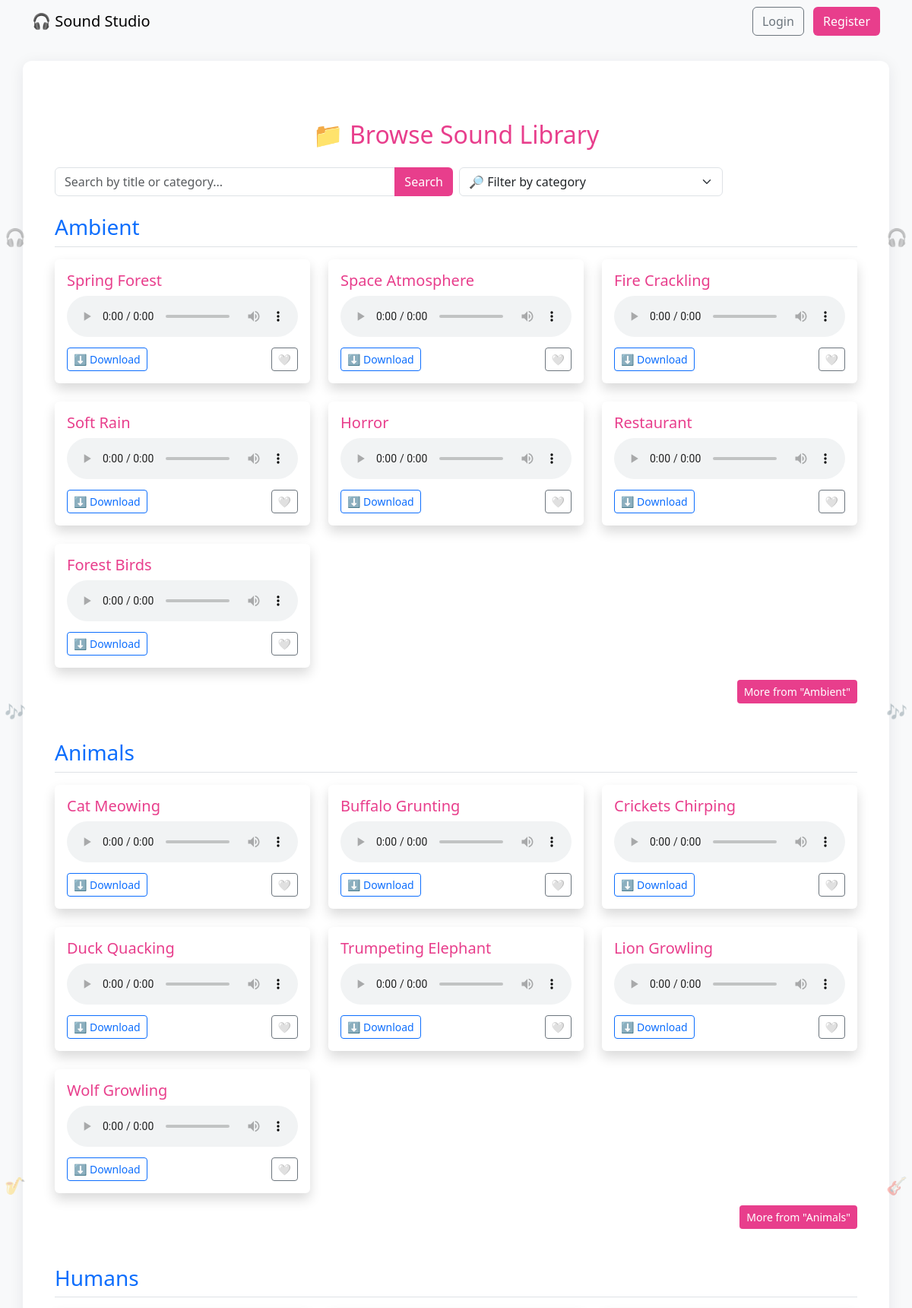
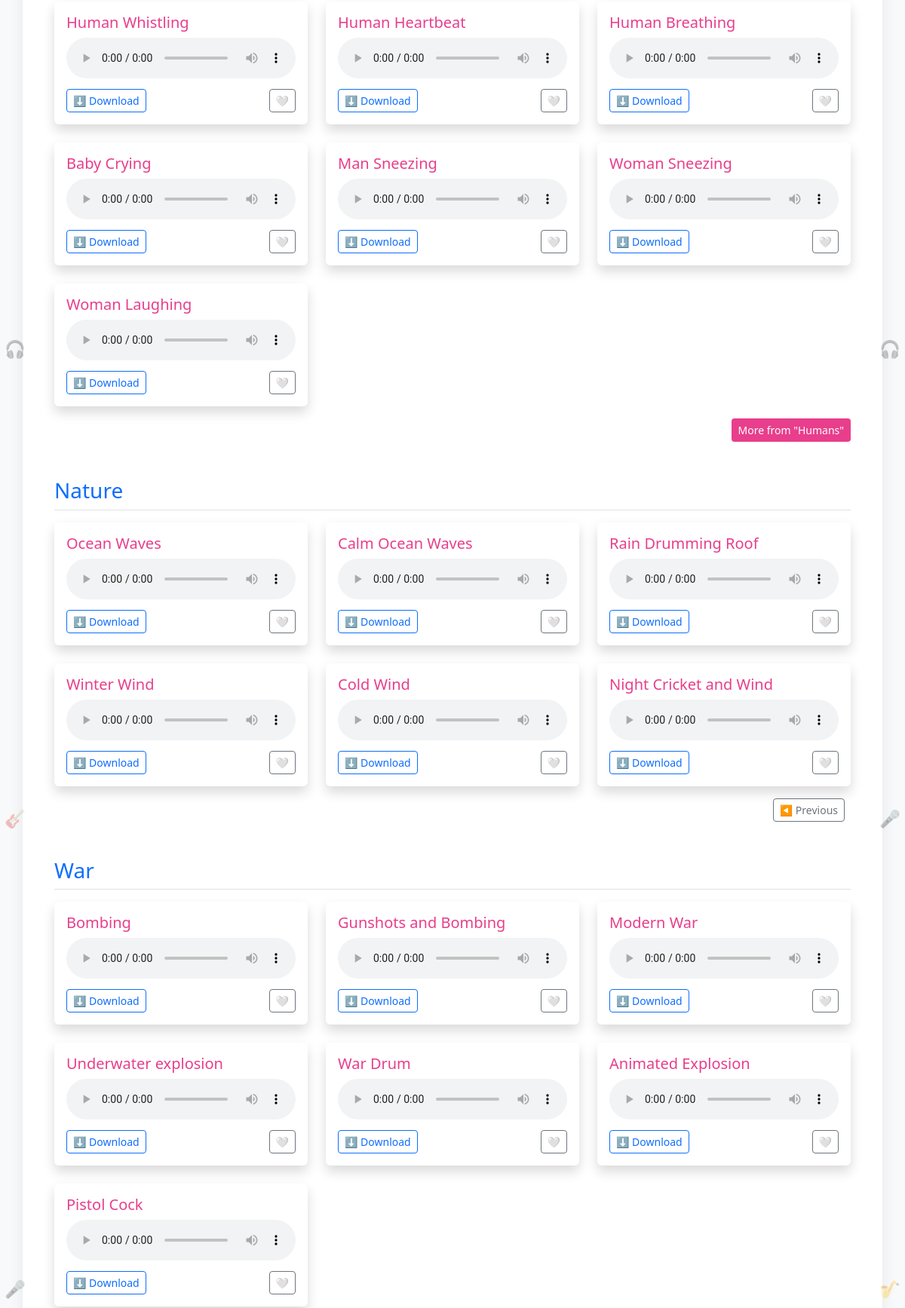
The app's page /browse?page_Ambient=1&page_Animals=1&page_Humans=1&page_Nature=2&page_War=1&page_Weather=1 (upper part) with its own data (2 pictures, top to bottom).
### sound_bank/app.py (models this page shows)
class Sound(db.Model):
    id = db.Column(db.Integer, primary_key=True)
    title = db.Column(db.String(100))
    category = db.Column(db.String(50))
    filename = db.Column(db.String(200))
    user_id = db.Column(db.Integer, db.ForeignKey('user.id'))
    uploader = db.relationship('User', backref='sounds')

### sound_bank/app.py (the view, shortened to what this page needs)
@app.route('/browse')
def browse():
    query = request.args.get('q', '').strip().lower()
    selected_category = request.args.get('category', '').strip()
    per_page = 7  # Sounds per title
    user = None
    user_favorite_ids = []
    user_uploaded_sound_ids = []
    if 'user_id' in session:
        user = User.query.get(session['user_id'])
        user_favorite_ids = [fav.sound_id for fav in user.favorites]
        user_uploaded_sound_ids = [s.id for s in Sound.query.filter_by(user_id=user.id).all()]
    sounds_query = Sound.query
    if selected_category:
        sounds_query = sounds_query.filter(Sound.category == selected_category)
    sounds = sounds_query.order_by(Sound.title.asc()).all()
    grouped_sounds = defaultdict(list)
    for sound in sounds:
        grouped_sounds[sound.title].append(sound)
    paginated_sounds = {}
    for title, sound_list in grouped_sounds.items():
        page_param = f"page_{title}"
        page = int(request.args.get(page_param, 1))
        start = (page - 1) * per_page
        end = start + per_page
        total = len(sound_list)
        paginated_sounds[title] = {
            'items': sound_list[start:end],
            'current_page': page,
            'has_next': end < total,
            'page_param': page_param
        }
    categories = db.session.query(Sound.category).distinct().all()
    categories = sorted([c[0] for c in categories])
    return render_template(
        'browse.html',
        paginated_sounds=paginated_sounds,
        categories=categories,
        selected_category=selected_category,
        user=user,
        user_favorite_ids=user_favorite_ids,
        user_uploaded_sound_ids=user_uploaded_sound_ids
        )

### sound_bank/app.py (called while the page is built)
@app.before_request
def make_session_permanent():
    session.permanent = True

### sound_bank/templates/browse.html (shortened to what this page needs)
{% extends 'base.html' %}
{% block content %}
<div class="container mt-5">
  <h2 class="text-center text-pink mb-4">📁 Browse Sound Library</h2>
  <form method="get" action="{{ url_for('browse') if request.path != '/' else url_for('index') }}" class="mb-4">
    <div class="row g-2">
      <div class="col-md-6">
        <div class="input-group">
          <input type="text" class="form-control" name="q" placeholder="Search by title or category..." value="{{ request.args.get('q', '') }}">
          <button class="btn btn-pink" type="submit">Search</button>
        </div>
      </div>
      <div class="col-md-4">
        <select class="form-select" name="category" onchange="this.form.submit()">
          <option value="">🔎 Filter by category</option>
        </select>
      </div>
    </div>
  </form>
  {% if paginated_sounds %}
    {% for title, group in paginated_sounds.items() %}
      <div class="mb-5">
        <h3 class="text-primary border-bottom pb-2 mb-3">{{ title }}</h3>
        <div class="row row-cols-1 row-cols-md-3 g-4">
          {% for sound in group['items'] %}
            <div class="col">
              <div class="card shadow border-0 h-100">
                <div class="card-body">
                  <h5 class="card-title text-pink">{{ sound.category }}</h5>
                  <audio controls class="w-100 mb-2">
                    <source src="{{ url_for('static', filename='sounds/' ~ sound.filename) }}" type="audio/mpeg">
                  </audio>
                  <div class="d-flex justify-content-between align-items-center">
                    <a href="{{ url_for('download', filename=sound.filename) }}" class="btn btn-sm btn-outline-primary">⬇️ Download</a>
                    {% if user %}
                      {% if sound.id in user_favorite_ids %}
                        <a href="{{ url_for('unfavorite', sound_id=sound.id) }}" class="btn btn-sm btn-outline-danger">💔</a>
                      {% else %}
                        <a href="{{ url_for('favorite', sound_id=sound.id) }}" class="btn btn-sm btn-outline-success">❤️</a>
                      {% endif %}
                    {% else %}
                      <a href="{{ url_for('login') }}" class="btn btn-sm btn-outline-secondary">🤍</a>
                    {% endif %}
                  </div>
                </div>
              </div>
            </div>
          {% endfor %}
        </div>
        {% if group['has_next'] or group['current_page'] > 1 %}
          <div class="text-end mt-3">
            {% set page_param = group['page_param'] %}
            {% set shared_args = request.args.to_dict() %}
            {% for other_title, other_group in paginated_sounds.items() %}
              {% set _ = shared_args.update({other_group['page_param']: other_group['current_page']}) %}
            {% endfor %}
            {% if group['current_page'] > 1 %}
              {% set prev_args = shared_args.copy() %}
              {% set _ = prev_args.update({page_param: group['current_page'] - 1}) %}
              <a class="btn btn-outline-secondary btn-sm me-2"
                 href="{{ url_for('browse', **prev_args) }}">
                 ◀️ Previous
              </a>
            {% endif %}
            {% if group['has_next'] %}
              {% set next_args = shared_args.copy() %}
              {% set _ = next_args.update({page_param: group['current_page'] + 1}) %}
              <a class="btn btn-pink btn-sm"
                 href="{{ url_for('browse', **next_args) }}">
                 More from "{{ title }}"
              </a>
            {% endif %}
          </div>
        {% endif %}
      </div>
    {% endfor %}
  {% else %}
    <p class="text-muted text-center">No sounds found.</p>
  {% endif %}
</div>
{% endblock %}

### sound_bank/templates/base.html (style rules this page uses)
body { background-color: #f8f9fa; margin: 0; min-height: 100vh; font-family: 'Segoe UI', Tahoma, Geneva, Verdana, sans-serif; color: #212529; position: relative; }
.text-pink { color: #e83e8c; }
.btn-pink { background-color: #e83e8c; color: white; }

### records on screen
Sound: title "Ambient", category "Spring Forest"
Sound: category "Space Atmosphere"
Sound: category "Fire Crackling"
Sound: category "Soft Rain"
Sound: category "Horror"
Sound: category "Restaurant"
Sound: category "Forest Birds"
Sound: title "Animals", category "Cat Meowing"
Sound: category "Buffalo Grunting"
Sound: category "Crickets Chirping"
Sound: category "Duck Quacking"
Sound: category "Trumpeting Elephant"
Sound: category "Lion Growling"
Sound: category "Wolf Growling"
Sound: title "Humans", category "Human Whistling"
Sound: category "Human Heartbeat"
Sound: category "Human Breathing"
Sound: category "Baby Crying"
Sound: category "Man Sneezing"
Sound: category "Woman Sneezing"
Sound: category "Woman Laughing"
Sound: title "Nature"
Sound: category "Ocean Waves"
Sound: category "Calm Ocean Waves"
Sound: category "Rain Drumming Roof"
Sound: category "Winter Wind"
Sound: category "Cold Wind"
Sound: category "Night Cricket and Wind"
Sound: title "War", category "Bombing"
Sound: category "Gunshots and Bombing"
Sound: category "Modern War"
Sound: category "Underwater explosion"
Sound: category "War Drum"
Sound: category "Animated Explosion"
Sound: category "Pistol Cock"
